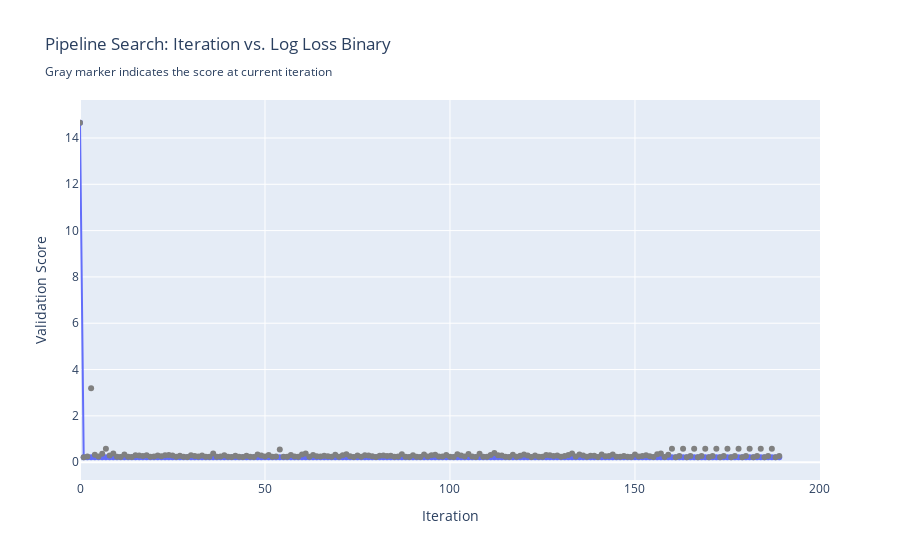

Notebook code cell kept with this figure:
### Markdown cell above
### AutoML training

### Code cell
automl = AutoMLSearch(
    X_train=X_train,
    y_train=y_train,
    problem_type="binary",
    max_batches=3,
    verbose=True,
    optimize_thresholds=True,
)

automl.search(interactive_plot=False)

### Figure 1 — Plotly figure (JSON) as saved in the notebook; plotly's stock layout.template omitted (floating-point values rounded to 4 significant figures; data arrays with more than 128 entries replaced by an {"elided": "..."} marker saying what was removed)
{"data": [{"mode": "lines+markers", "name": "Best Score", "type": "scatter", "uid": "34e5f3b2-8a42-41d4-b30c-9d9b9db956bd", "x": {"elided": "190 int values"}, "y": {"elided": "190 float values"}}, {"marker": {"color": "gray"}, "mode": "markers", "name": "Iter score", "type": "scatter", "uid": "8e04bd78-1290-422f-afcb-5cc4d36f4d5d", "x": {"elided": "190 int values"}, "y": {"elided": "190 float values"}}], "layout": {"showlegend": false, "title": {"text": "Pipeline Search: Iteration vs. Log Loss Binary<br><sub>Gray marker indicates the score at current iteration</sub>"}, "xaxis": {"rangemode": "tozero", "title": {"text": "Iteration"}}, "yaxis": {"title": {"text": "Validation Score"}}}}
